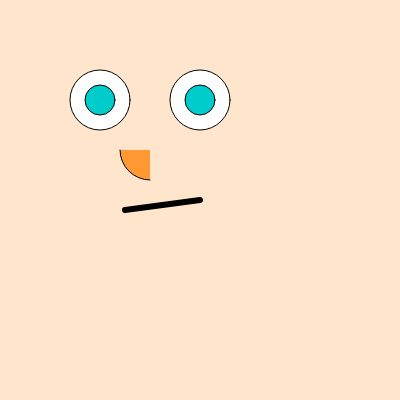
Frame 1 (no input)
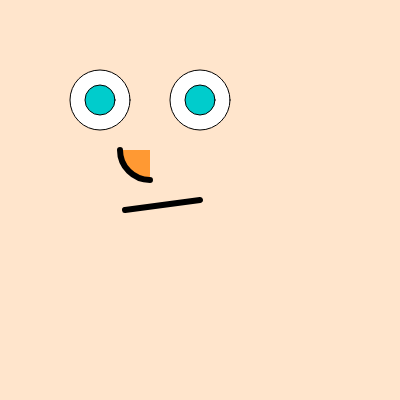
Frame 60 (no input)
Frame 120 (the mouse pressed at the canvas centre since frame 60): identical to frame 60, image omitted

The p5.js sketch that drew these frames (run headless with seeded random() and noise() and a simulated clock; from frame 60 on, the mouse is pressed at the canvas centre):

// p5.js sketch
// ── sketch.js
function setup() {
  createCanvas(400, 400);
}

function draw() {
  background(255, 229, 204);
  Wushuang_face()
}

function Wushuang_face() {
  //Nose  
  fill(255, 153, 51);
  arc(150, 150, 60, 60, HALF_PI, PI);

  Eye();

  //mouth
  strokeWeight(6);
  line(125, 210, 200, 200);
}

function Eye() {
  stroke(0)
  strokeWeight(1)
  //left eye
  ellipseMode(RADIUS);
  fill(255);
  ellipse(100, 100, 30, 30);
  ellipseMode(CENTER);
  fill(0, 204, 204);
  ellipse(100, 100, 30, 30);
  //right eye
  ellipseMode(RADIUS);
  fill(255);
  ellipse(200, 100, 30, 30);
  ellipseMode(CENTER);
  fill(0, 204, 204);
  ellipse(200, 100, 30, 30);
}
